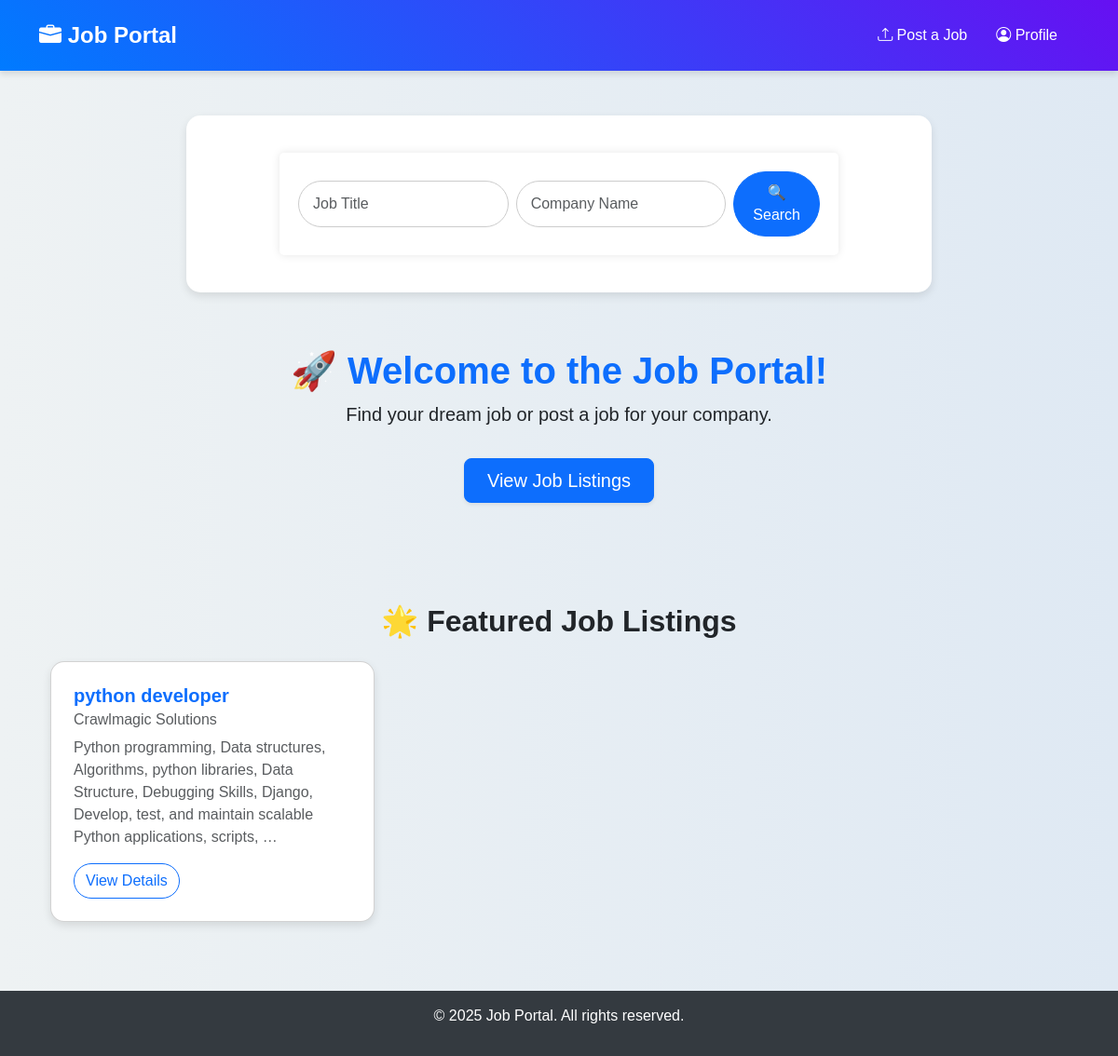
/, run on an earlier commit of the app's database.
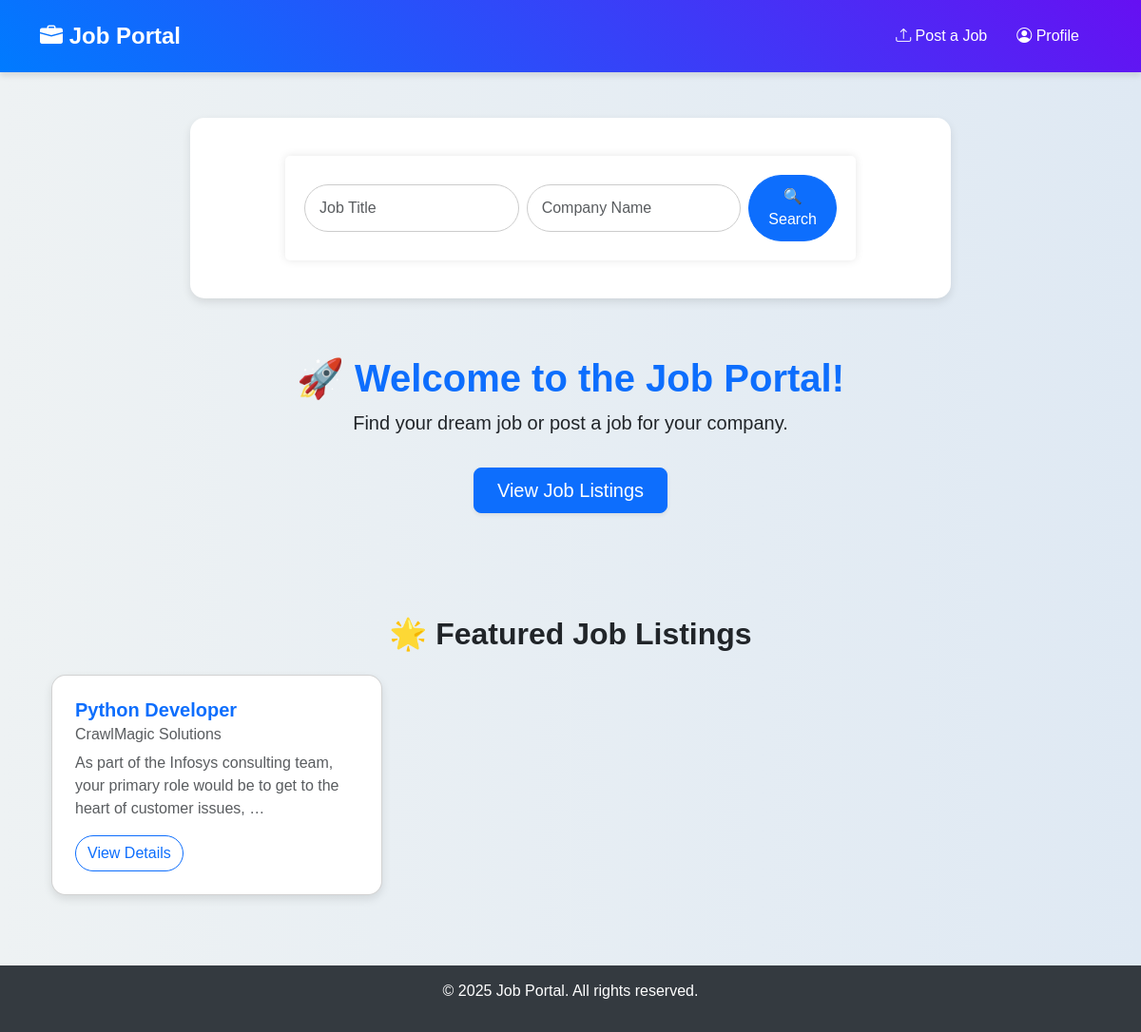
And on a later commit of the database.
### jobs/models.py (models this page shows, shortened)
class Job(models.Model):
    JOB_TYPE_CHOICES = [
        ('full_time', 'Full Time'),
        ('part_time', 'Part Time'),
        ('contract', 'Contract'),
        ('internship', 'Internship'),
    ]
    title = models.CharField(max_length=255)
    company = models.CharField(max_length=255)
    posted_by = models.ForeignKey(User, on_delete=models.CASCADE)
    description = models.TextField()
    job_type = models.CharField(max_length=50, choices=JOB_TYPE_CHOICES)
    location = models.CharField(max_length=255)
    salary = models.DecimalField(max_digits=10, decimal_places=2)
    experience = models.CharField(max_length=100)  # e.g., "2-3 years"
    education = models.CharField(max_length=100)  # e.g., "Bachelor's Degree"
    mandatory_skills = models.TextField()  # Comma-separated skills
    created_at = models.DateTimeField(auto_now_add=True)
    updated_at = models.DateTimeField(auto_now=True)

### jobs/views.py (the view)
# urls.py: 2. Add a URL to urlpatterns:  path('', views.home, name='home')
def home(request):
    jobs = Job.objects.all()  # Fetch all job listings (or filter as needed)
    return render(request, 'jobs/home.html', {'jobs': jobs})  # Pass jobs to the template

### jobs/templates/jobs/home.html (shortened to what this page needs)
{% extends 'jobs/base.html' %}
{% block content %}
<div class="container mt-5">
    <div class="search-container d-flex align-items-center">
        <form method="GET" action="{% url 'job_list' %}" class="d-flex w-100">
            <input type="text" class="form-control me-2" name="title" placeholder="Job Title">
            <input type="text" class="form-control me-2" name="company" placeholder="Company Name">
            <button type="submit" class="btn btn-primary">🔍 Search</button>
        </form>
    </div>
</div>
<div class="container hero-section">
    <h1 class="fw-bold text-primary">🚀 Welcome to the Job Portal!</h1>
    <p class="lead text-dark">Find your dream job or post a job for your company.</p>
    <a class="btn btn-primary btn-lg px-4 py-2 mt-3 shadow-sm" href="{% url 'job_list' %}">View Job Listings</a>
</div>
<div class="container mt-5">
    <h2 class="text-center mb-4 fw-bold">🌟 Featured Job Listings</h2>
    <div class="row">
        {% for job in jobs %}
        <div class="col-md-4 mb-4">
            <div class="card job-card">
                <div class="card-body p-4">
                    <h5 class="card-title fw-bold text-primary">{{ job.title }}</h5>
                    <h6 class="card-subtitle mb-2 text-muted">{{ job.company }}</h6>
                    <p class="card-text text-muted">{{ job.description|truncatewords:20 }}</p>
                    <a href="{% url 'job_detail' job.id %}" class="btn btn-outline-primary rounded-pill">View Details</a>
                </div>
            </div>
        </div>
        {% empty %}
        <div class="col-12">
            <p class="text-center text-muted fs-5">No job listings available at the moment.</p>
        </div>
        {% endfor %}
    </div>
</div>
{% endblock %}

What changed in the data, as far as the page shows it:
changed Job: title "python developer" → "Python Developer"; company "Crawlmagic Solutions" → "CrawlMagic Solutions"; description "Python programming, Data structures, Algorithms, python libraries, Data Structure, Debugging Skills, Django, Develop, test, and maintain scalable Python applications, scripts, …" → "As part of the Infosys consulting team, your primary role would be to get to the heart of customer issues, …"
